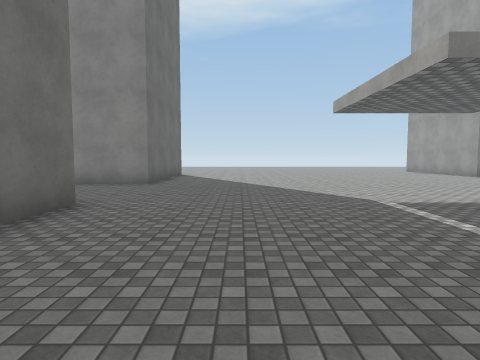
View 1 (above)

22 first-person views from a walk through a 3-D level made in the Unity game engine. The camera is 1.4 m above the floor, tilts 4° down and sees 75° across. The floor is counted in squares, 2 m on a side. Each view is taken from the middle of a square. On the plan, view 1 faces up. The plan holds only what a view shows up to about 10 squares ahead; the rest is blank. The place goes on beyond the plan. The player character is not drawn. Surface patterns are stand-ins for the level's own textures.

View 2
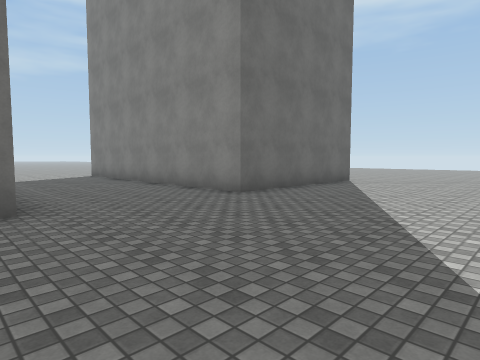

View 3
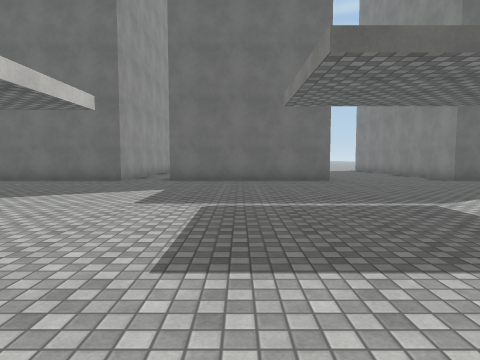

View 4
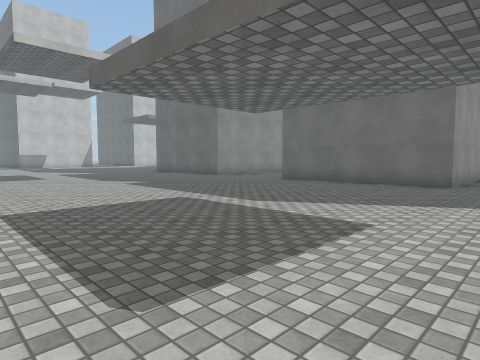

View 5
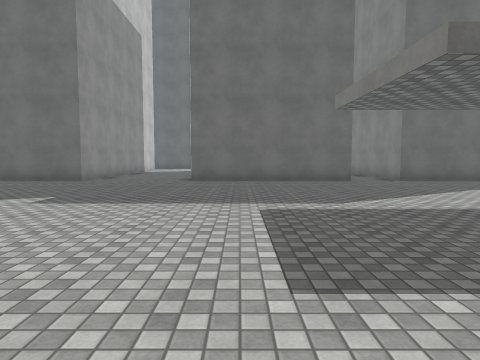

View 6
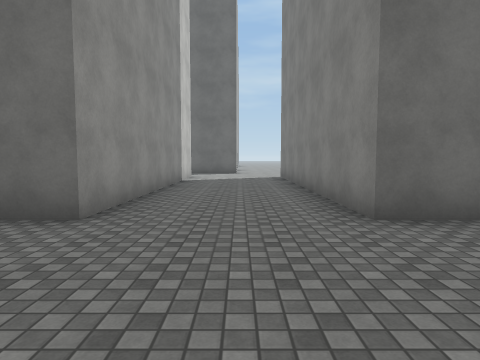

View 7
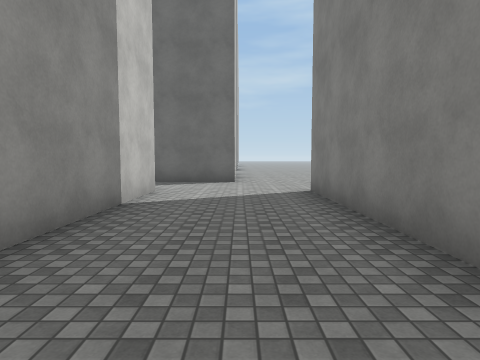

View 8
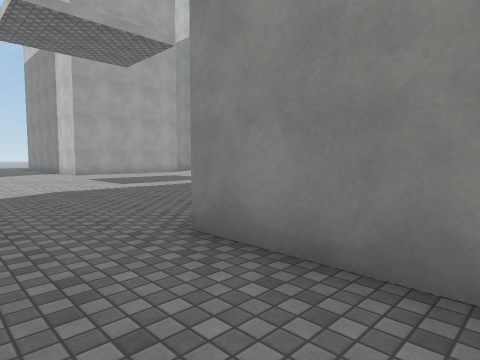

View 9
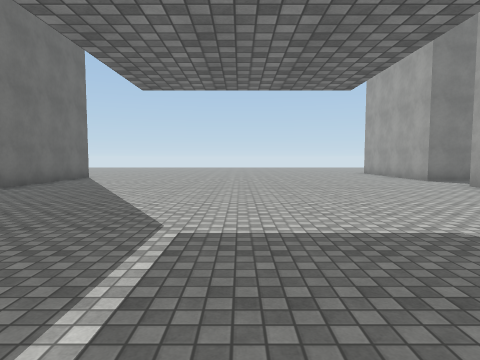

View 10
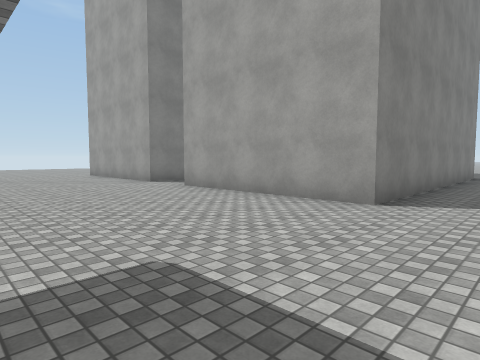

View 11
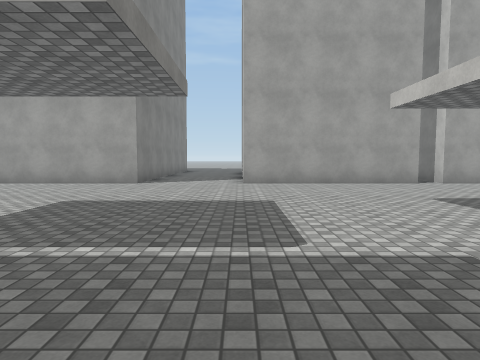

View 12
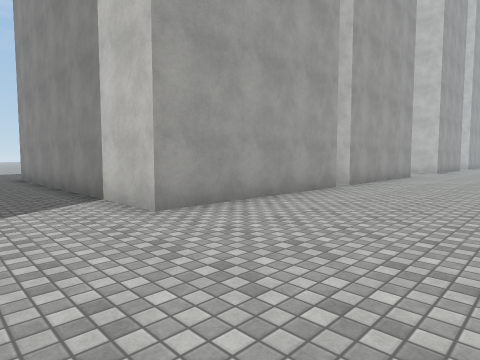

View 13
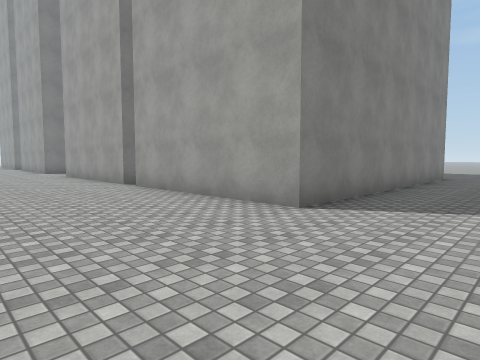

View 14
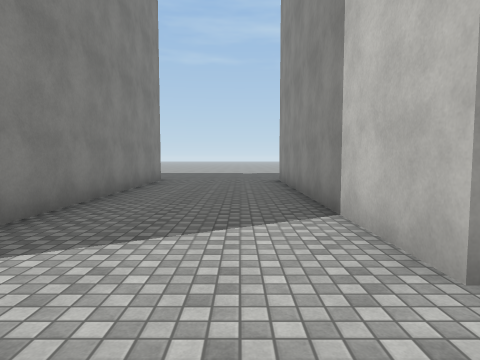

View 15
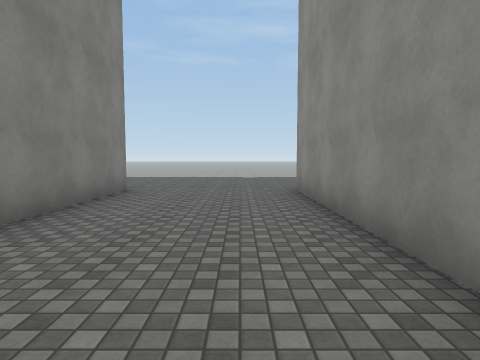

View 16
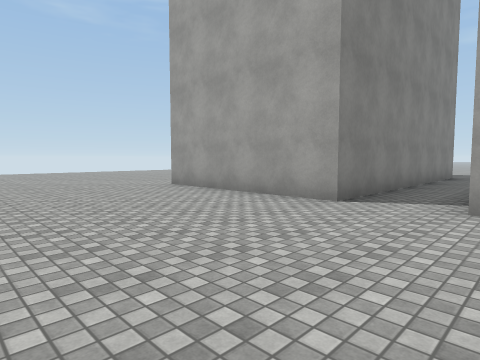

View 17
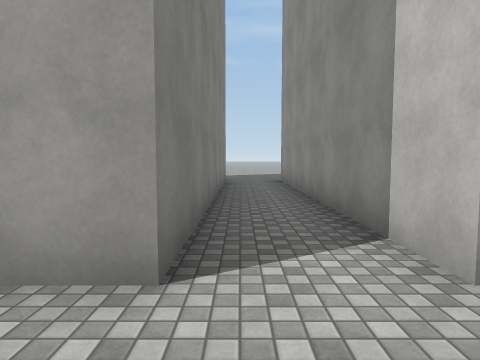

View 18
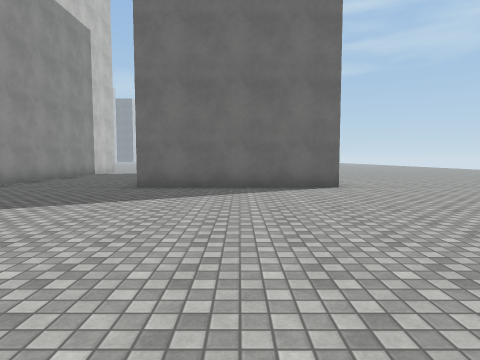

View 19
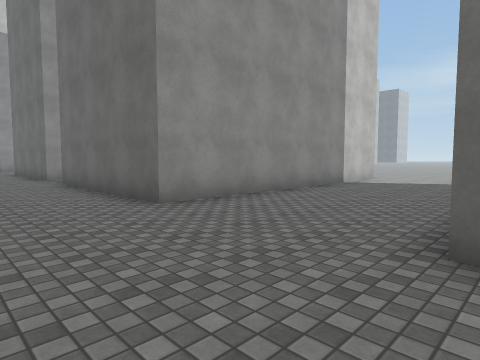

View 20
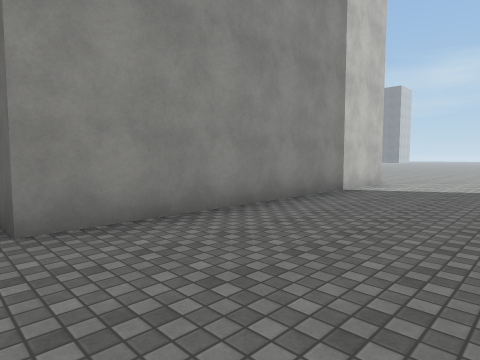

View 21
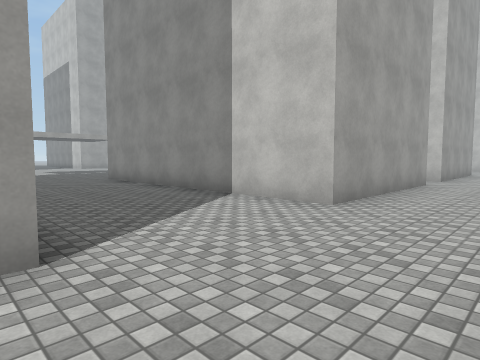

View 22
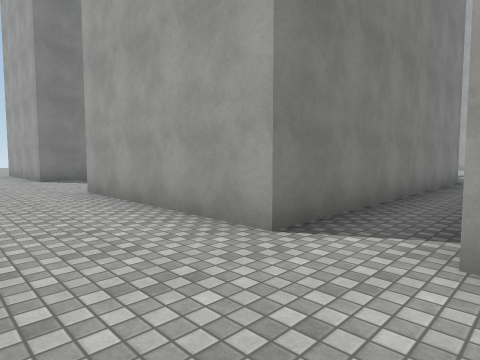

### Floor plan
Points are (right, up) in squares from view 1. A wall is a line through its corners. A room is listed if a view was taken in it or the views show most of it. See-through windows are left out.
Room 1 (views 1, 2, 3, 4, 5, 6, 7, 8, 9, 10, 11, 12, 13, 14, 15, 16, 17, 18, 19, 20)
walls: (8.7, -3) (8.7, 1.9) (16.9, 1.9); (-6.2, -1.6) (-2.5, -1.6) (-2.5, -6.5) (-10.8, -6.5); (8.6, -12.2) (16.9, -12.2); (-10.7, -1.6) (-10.2, -1.6); (16.4, 4.8) (8.7, 4.8) (8.7, 9.7) (16.9, 9.7); (-10.7, 4.7) (-2.5, 4.7) (-2.5, -0.1) (-10.7, -0.1); (-2.5, 13.5) (-2.5, 8.5) (-7.6, 8.5); (-9.4, 8.5) (-10.7, 8.5) (-10.7, 9.9); (16.9, -8.5) (8.7, -8.5) (8.7, -3.7); (-10.8, -9.8) (-2.5, -9.8) (-2.5, -12.4); (16.5, 11.4) (8.7, 11.4) (8.7, 13.5); (-13.2, -8.1) (-13.2, -10.5)
ways out: opening at (-11.7, -7) to room 2; opening at (-10.8, 7) to room 2; opening at (-10, -1) to room 2
Room 2 (views 21, 22)
walls: (-10.7, -0.1) (-10.7, 4.7); (-10.7, -2.9) (-10.7, -1.6)
ways out: opening at (-11.7, -7) to room 1; opening at (-10.8, 7) to room 1; opening at (-10, -1) to room 1

Positions as (right, up) in squares from view 1, and headings:
1: (0, 0), facing up
2: (2, 4), facing up-left
3: (7, 2), facing left
4: (6, 0), facing down-left
5: (7, -5), facing left
6: (1, -8), facing left
7: (-4, -8), facing left
8: (-5, -8), facing down-right
9: (3, 2), facing up
10: (4, 3), facing up-right
11: (0, 2), facing right
12: (5, 4), facing down-right
13: (5, -11), facing up-right
14: (7, -11), facing right
15: (10, -11), facing right
16: (4, 9), facing up-right
17: (7, 11), facing right
18: (5, 11), facing left
19: (0, 9), facing down-left
20: (-2, 8), facing down-left
21: (-13, 9), facing down-right
22: (-13, -2), facing up-right
